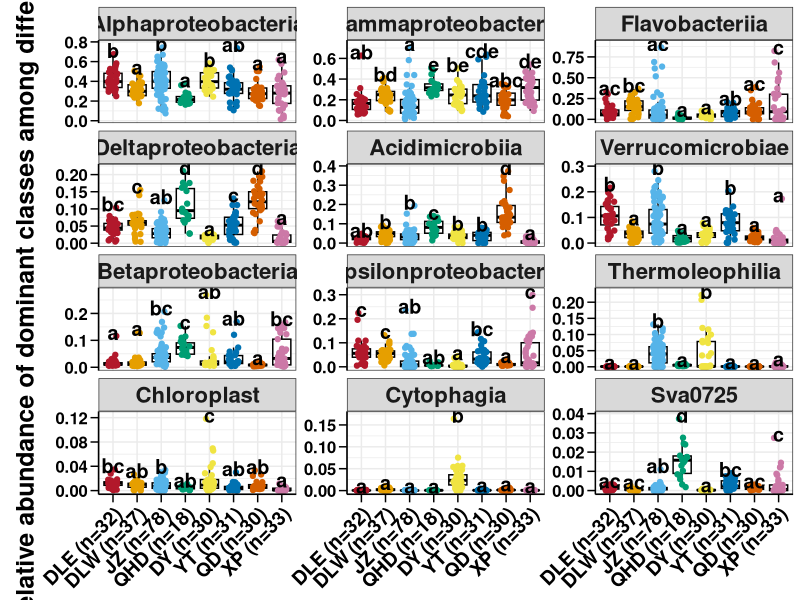

Write R code to recreate this figure.
class <- read.table("class.txt",header = TRUE,sep = "\t",row.names = 1)

library(dplyr)
library(ggplot2)
library(reshape2)

class <- melt(class)
cbbPalette <- c("#B2182B","#E69F00","#56B4E9","#009E73","#F0E442","#0072B2",
                "#D55E00","#CC79A7","#CC6666","#9999CC","#66CC99","#99999",
                "#ADD1E5")
class$Group <- factor(class$Group,levels = c("BCD","WFD","JZ","SZ","DY","YT","QD","XP"),
                      labels = c("DLE (n=32)","DLW (n=37)","JZ (n=78)","QHD (n=18)",
                                 "DY (n=30)","YT (n=31)","QD (n=30)","XP (n=33)"))
class$variable <- as.factor(class$variable)

yf <- class
yd <- yf %>% group_by(variable,Group,add =TRUE) %>% summarise(Max = max(value))
yl <- yd %>% group_by(variable) %>% summarise(Max = max(Max))
ya <- data.frame()
for (i in 1:nrow(yl)) {
    ya <- rbind(ya,yl[rep(i,8),])
}
yd$Max <- yd$Max + ya$Max*0.05

test <- read.table("test.txt",header = TRUE,sep = "\t")
test <- melt(test,id.vars = "Group")
test$Group <- factor(test$Group,levels = c("BCD","WFD","JZ","SZ","DY","YT","QD","XP"),
                     labels = c("DLE (n=32)","DLW (n=37)","JZ (n=78)","QHD (n=18)",
                                "DY (n=30)","YT (n=31)","QD (n=30)","XP (n=33)"))
test$variable <- as.factor(test$variable)
test <- merge(test,yd)

png("class_anova.png",width = 7600,height = 6000,res = 600)
ggplot(class,aes(x = Group,y = value,color = Group)) +
    geom_boxplot(color = "black",outlier.colour = NA) +
    geom_jitter(position = position_jitter(0.2)) +
    facet_wrap(.~variable,scales = "free_y",ncol = 3) +
    scale_color_manual(values=cbbPalette,guide = FALSE) +
    geom_text(data = test,aes(x = Group,y = Max,label = value),
              size = 5,color = "black",fontface = "bold") +
    ylab("The relative abundance of dominant classes among different origins") +
    theme_bw()+
    theme(axis.ticks.length = unit(0.4,"lines"), 
          axis.ticks = element_line(color='black'),
          axis.line = element_line(colour = "black"), 
          axis.title.x=element_blank(),
          axis.title.y=element_text(colour='black', size=18,face = "bold",vjust = 3),
          axis.text.y=element_text(colour='black',size=12),
          axis.text.x=element_text(colour = "black",size = 14,face = "bold",
                                   angle = 45,hjust = 1,vjust = 1),
          plot.margin = margin(t = 5,r = 5,b = 5, l = 20, unit = "pt"),
          text = element_text(colour = "black",size = 20,face = "bold"),
          legend.position = "none")
dev.off()

